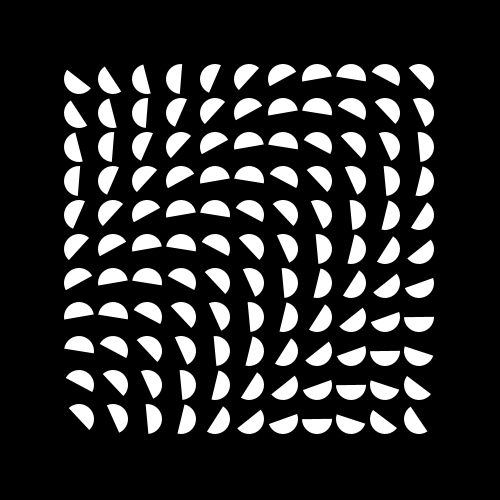
Frame 1 (no input)
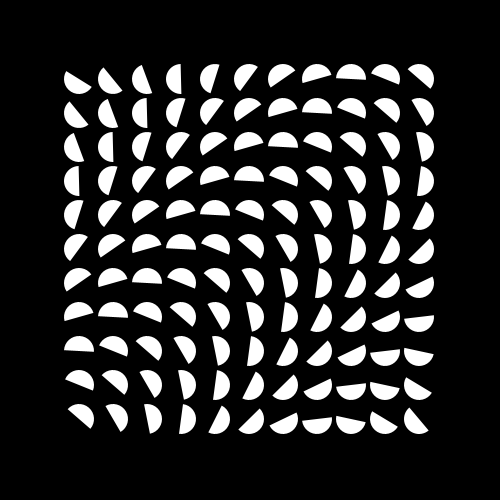
Frame 60 (the mouse pressed at the canvas centre just before this capture)
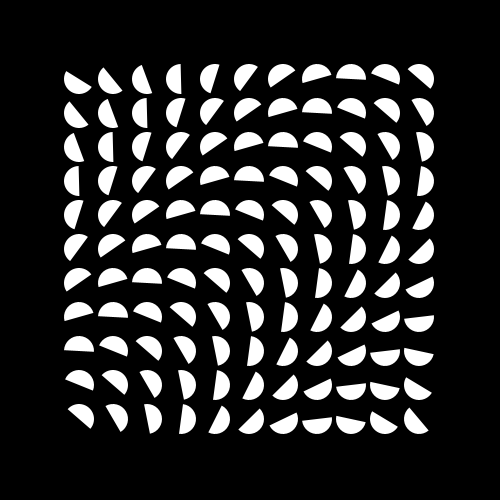
Frame 120 (the mouse held since frame 60 and released just before this capture)

The Processing sketch that drew these frames (run headless with seeded random() and noise(); from frame 60 on, the mouse is pressed at the canvas centre):

// Processing sketch: processing_71142
// ── processing_71142.pde

int x,y;
int r=0;
int sz=30;

void setup() {
  size(500, 500);
  ellipseMode(CENTER);
  smooth();
  noStroke();
  fill(255);
}

void draw(){
  background(0);
  for(y=1;y<12; y++){
    for(x=1;x<12;x++){
      arc(x*(sz+4)+45, y*(sz+4)+45,sz,sz, 0+radians(r)+((x+y)*.33), PI+radians(r)+((x+y)*.33));
    }
  }
  r+=6;
}
